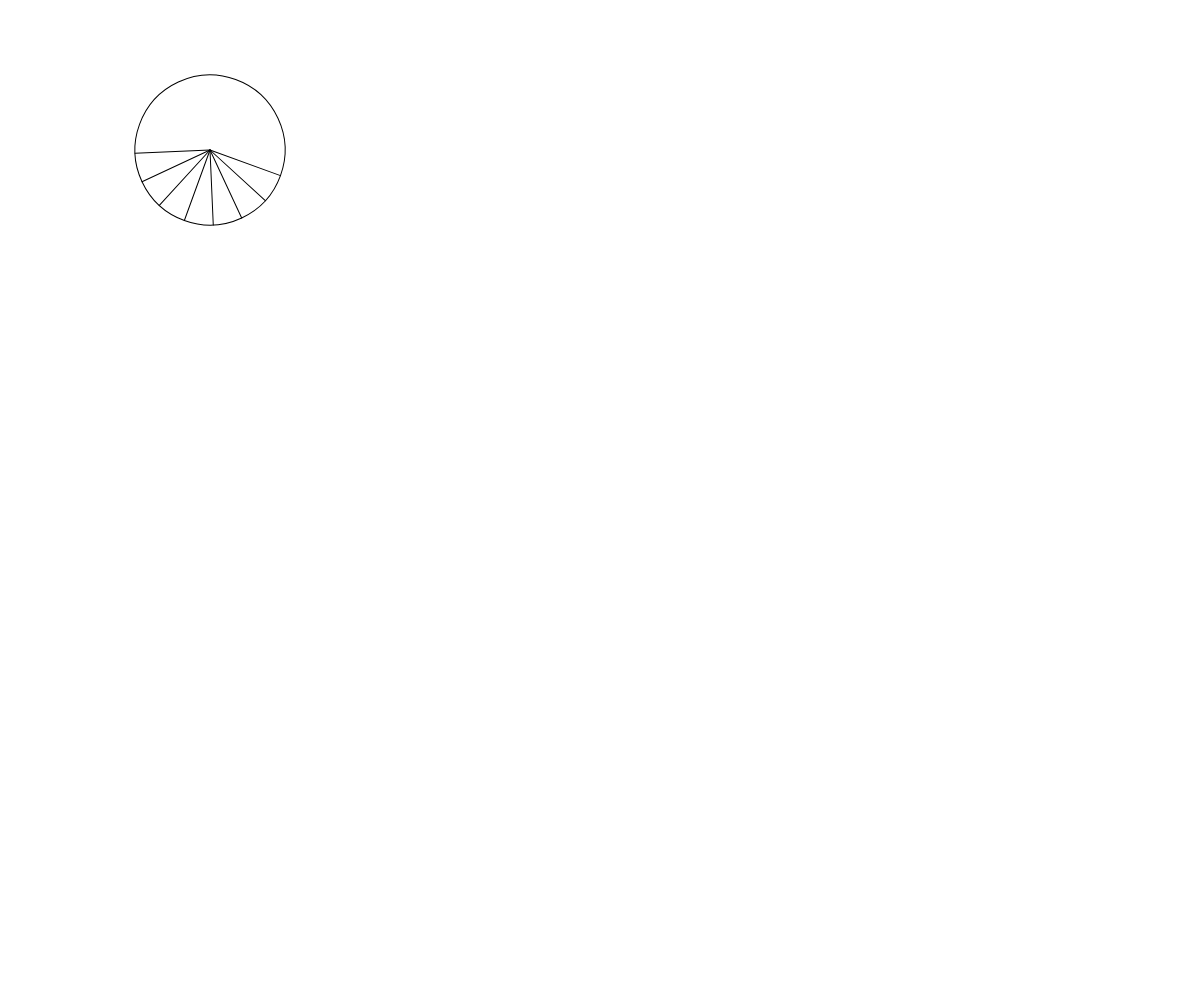
Frame 1 (no input)
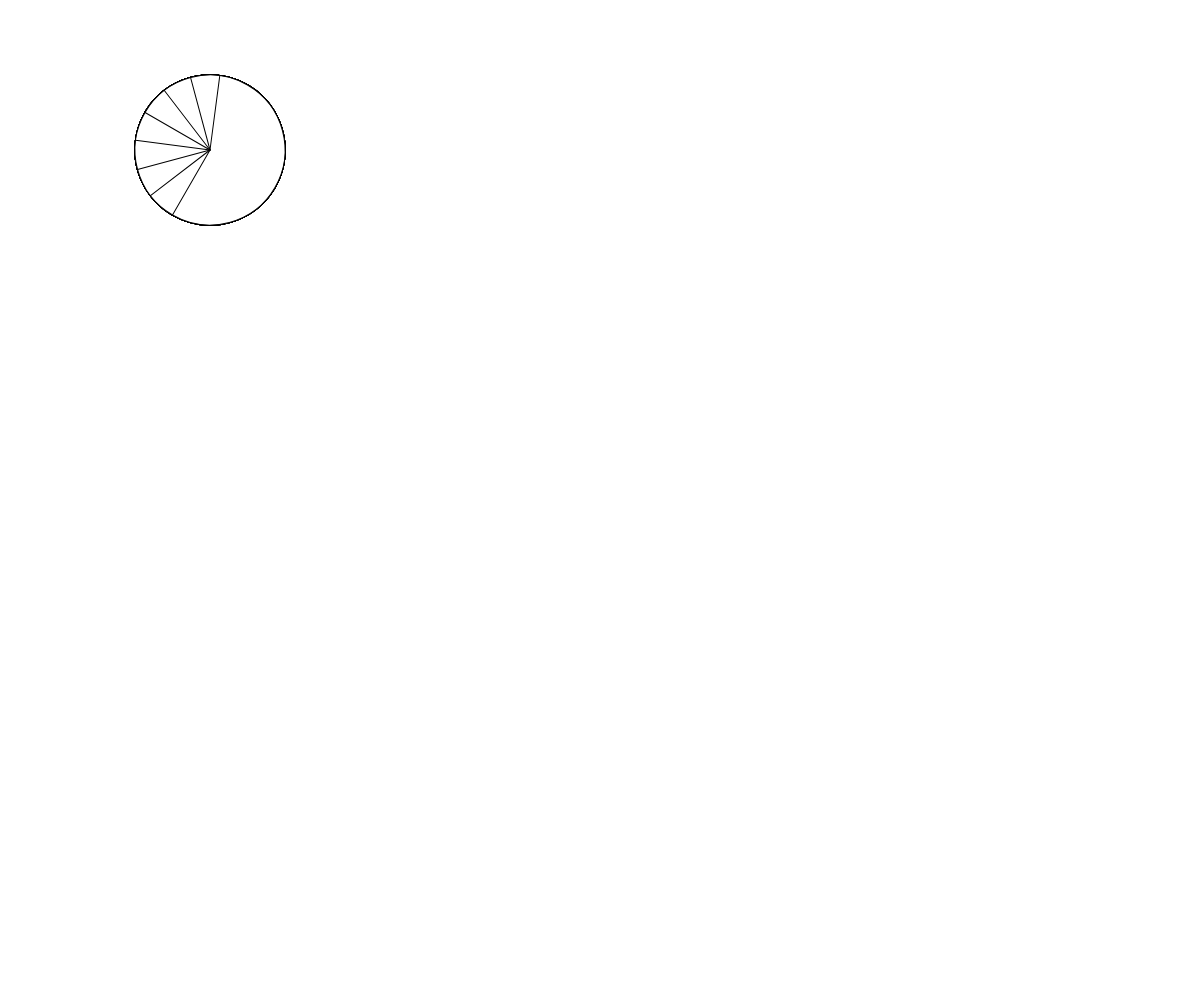
Frame 60 (no input)
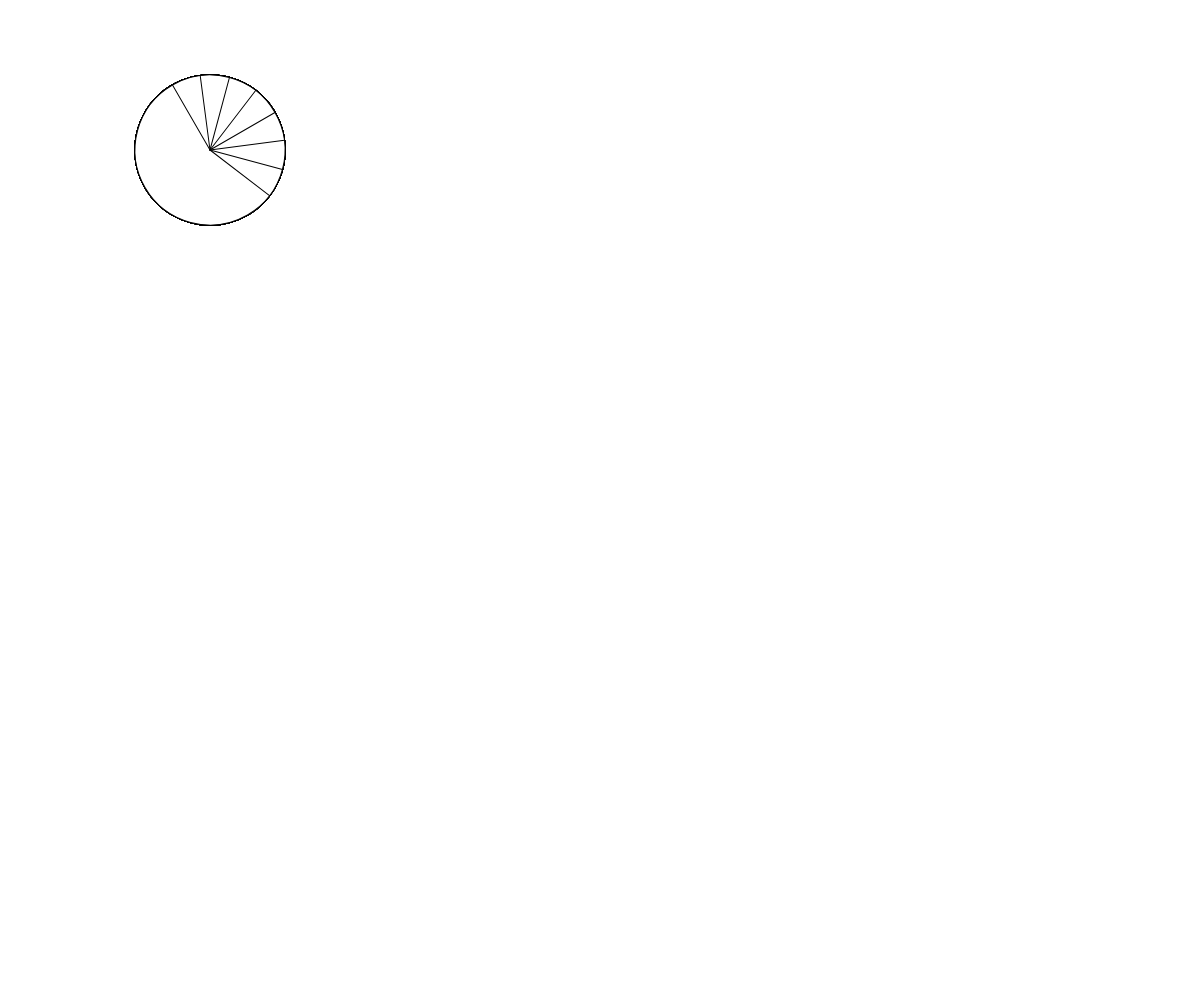
Frame 120 (the mouse pressed at the canvas centre since frame 60)

The p5.js sketch that drew these frames (run headless with seeded random() and noise() and a simulated clock; from frame 60 on, the mouse is pressed at the canvas centre):

// p5.js sketch
// ── sketch.js
// Basic Transformations Sandbox


let originalSpacing = 20;


function setup() {
  createCanvas(windowWidth, windowHeight);
}

function draw() {
  angleMode(DEGREES);
  translate(210, 150);
  
rotate(frameCount * 20)
circle(0, 0, 150);
let n = 8;

for(let i = 0; i < n; i++){
  line(0, 0, 75, 0);
rotate(180/n);
}


  
  

  //ALL TRANSFORMATIONS RESET AT draw()
  // background(255);
  //  drawBasicGrid(200);
  // push() //COPIES ORIG COORDINATE SYSTEM
  //  translate(210, 150);
  //  drawBasicGrid(150);

  //  rectangleRed(0, 0);
  //  pop(); //BACK TO REGULAR 0,0 CORNER
  //  translate(100, 300);
  //  rectangleBlue(0,0);
   //BACK TO REGULAR 0,0 CORNER

  //transformation one: TRANSLATION

 

  //add push()  pop()



// background(255);
//   //transformation two: SCALE\
//   //CAN USE NEGATIVE SCALE TO FLIP
//   //COORDINATE SYSTEM
// let s = map(mouseX, 0, width, 0.1, 8,);

// translate(200, 200);
//   scale(s, 1); //0 - 1 reduction
//               // 1 no change
//               // >1 enlargement
//     drawBasicGrid(150);         
// rectangleRed(0,0)


  //transformation three: ROTATION
  //reminder: rotations are measured in radians, not degrees! Functions can help with the conversion...
//   angleMode(DEGREES);
//   translate(300,300)
//  rotate(15);
//  rotate(frameCount)
//  drawBasicGrid(150);


//   //Combinations of Transformations

  

}


function face(x, y) {
  //draw a face at x,y
  push();
  translate(x,y);
  ellipseMode(CENTER);
  fill("green")
  stroke(0);
  ellipse(0,0,80,80);
  line(3, 2, 30, 200)
 
 
  
  // ellipse(-25,0,10,10);
  // ellipse(25,0,10,10);
  strokeWeight(5);
  //line(-30,-10,30,-10);
  strokeWeight(1);
  pop();

}

function rectangleRed(x, y) {
  //draw a red rectangle at x,y (sized 50 pixels square) - to visualize what happens to the coordinate system
  //when different basic transformations are applied.
  noStroke();
  fill(255, 0, 0, 150);
  rect(x, y, 50, 50);

}

function rectangleBlue(x, y) {
  //draw a red rectangle at x,y (sized 50 pixels square) - to visualize what happens to the coordinate system
  //when different basic transformations are applied.
  noStroke();
  fill(0, 0, 255, 150);
  rect(x, y, 50, 50);

}

function drawBasicGrid(shade) {
  //draw the normal cartesian Coordinate Grid, in a light color. Spaced at 20 px by default
  stroke(shade);
  for (let x = 0; x < width; x += 20) {
    line(x, 0, x, height);
  }
  for (let y = 0; y < height; y += 20) {
    line(0, y, width, y);
  }

  //Draw "X" at the origin
  strokeWeight(3);
  stroke(0);
  line(-5,0,5,0);
  line(0,5,0,-5);
  strokeWeight(1);
}
